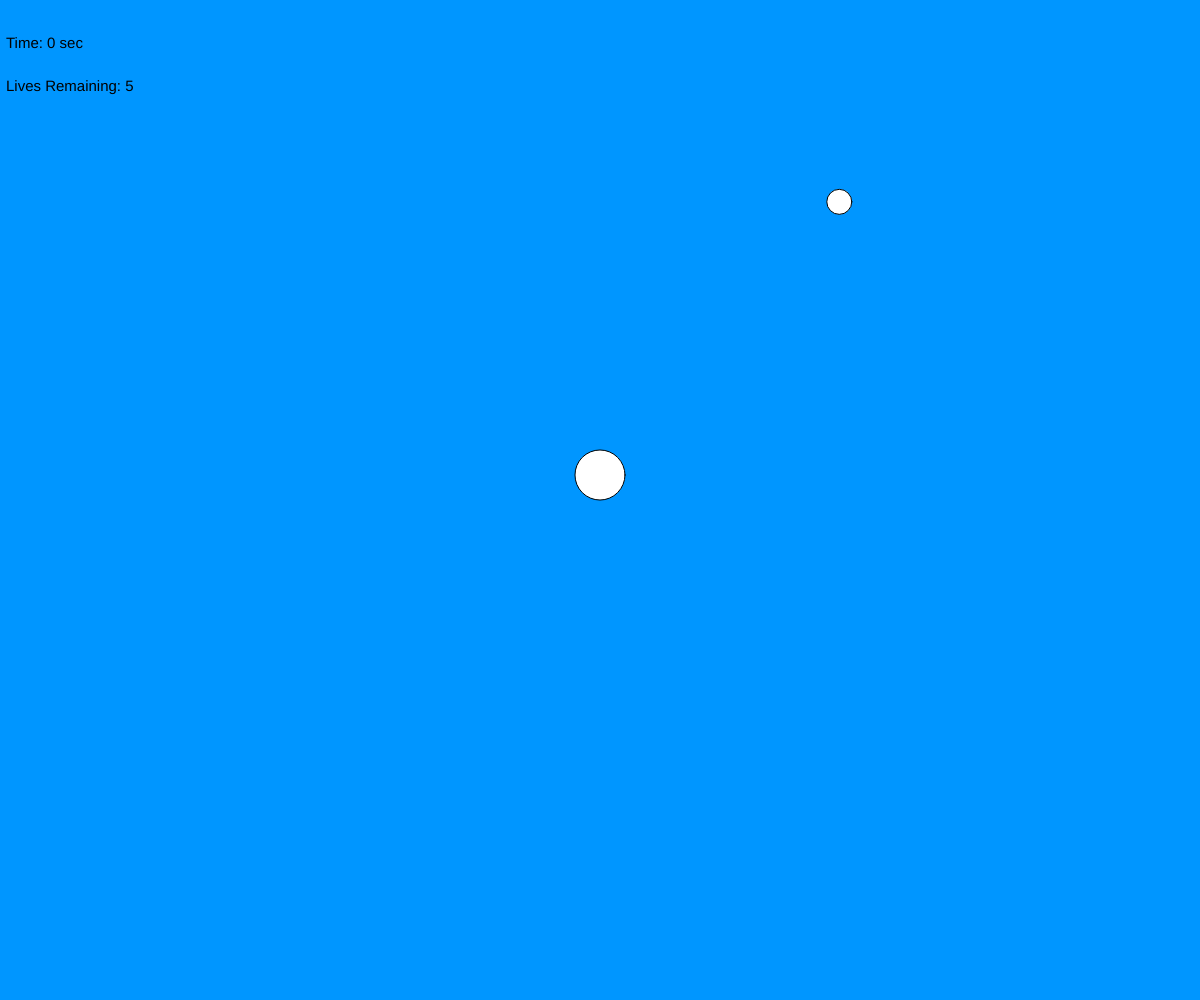
Frame 1 (no input)
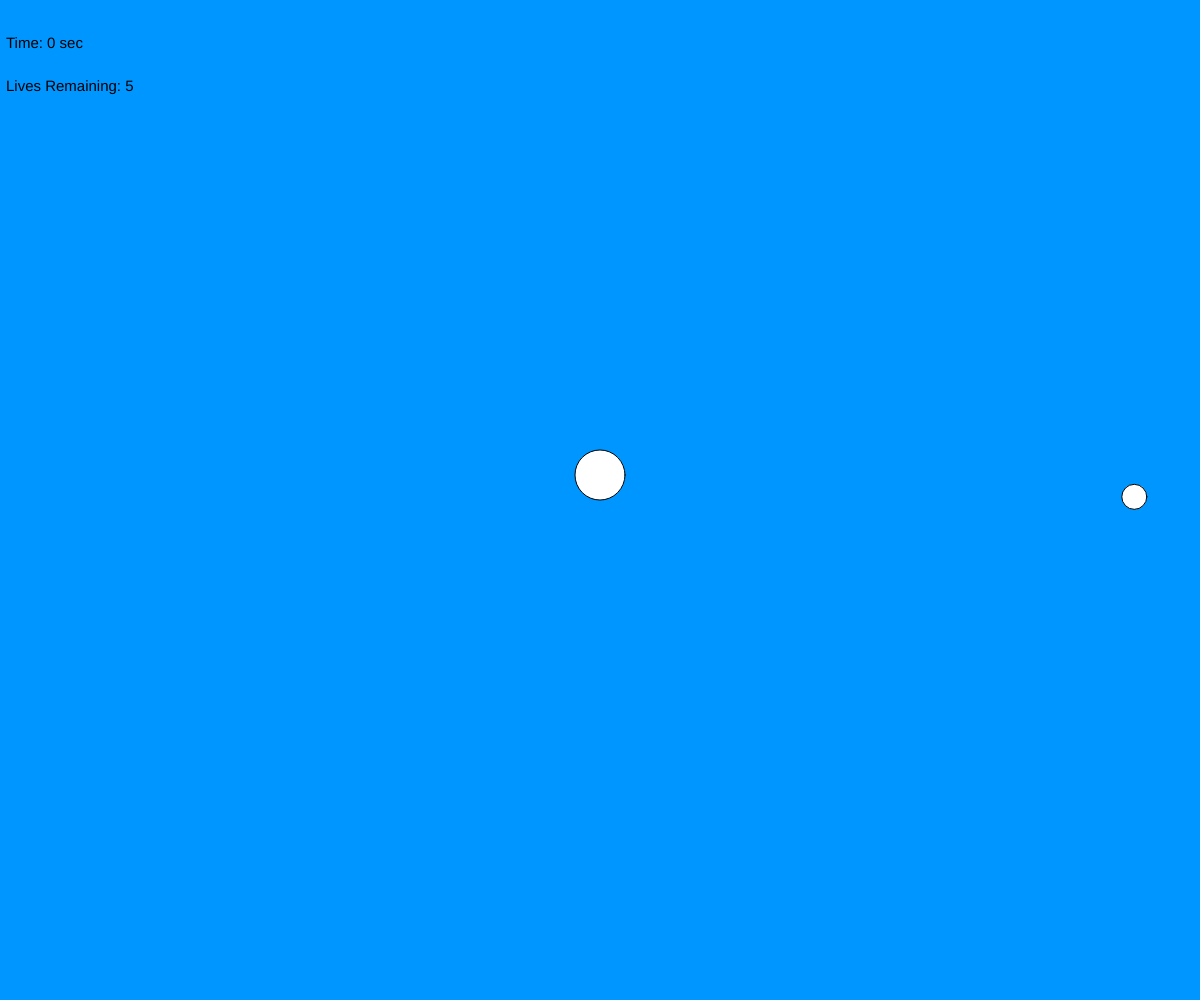
Frame 60 (no input)
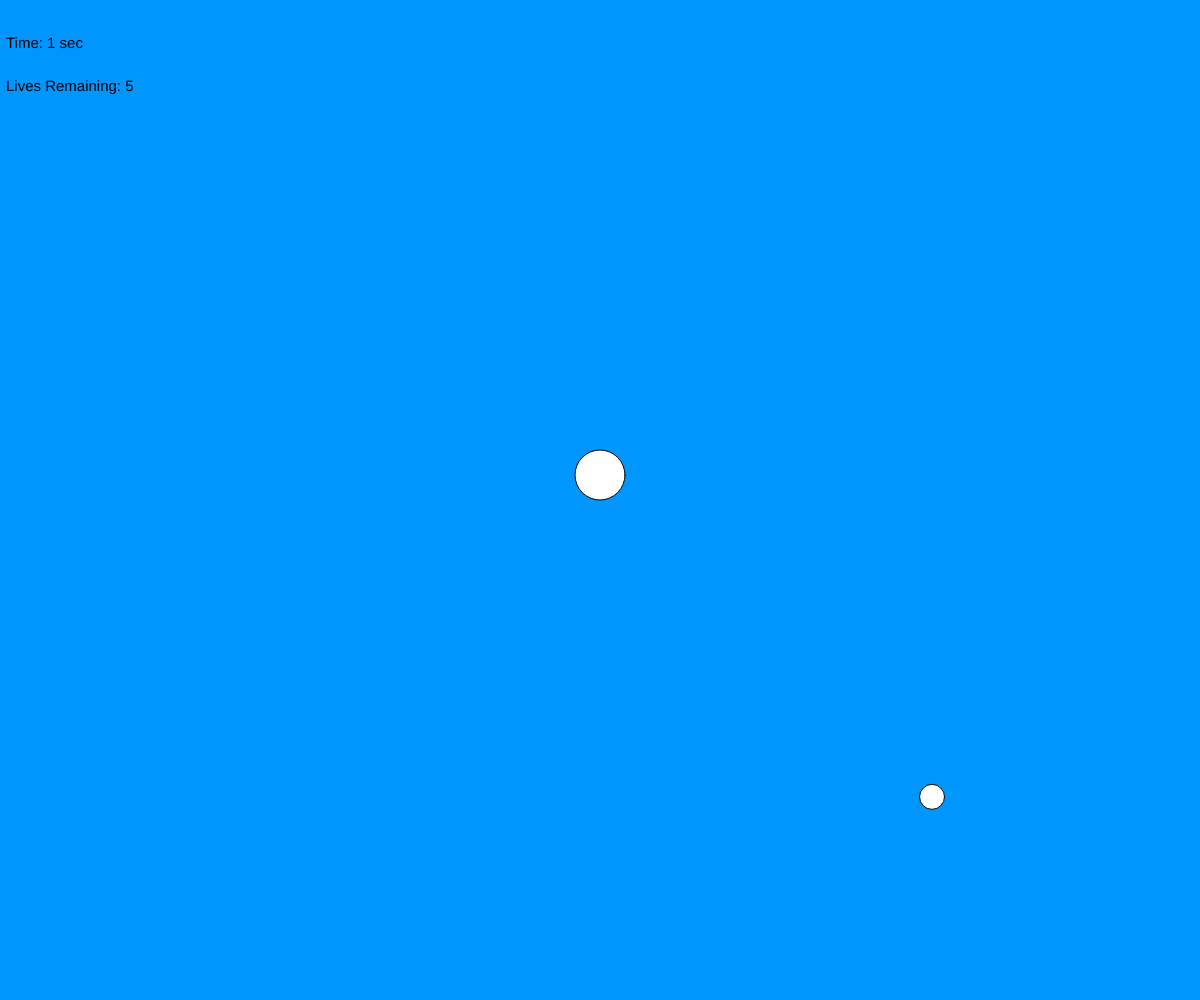
Frame 120 (the mouse pressed at the canvas centre since frame 60)

The p5.js sketch that drew these frames (run headless with seeded random() and noise() and a simulated clock; from frame 60 on, the mouse is pressed at the canvas centre):

// p5.js sketch
// ── sketch.js
// Arrays Project
// Aaraiz Afridi

// Extra for Experts:
// - describe what you did to take this project "above and beyond"

let theBall = [];
let player;
const ENEMY_DIAMETER = 25;
let enemyCount = 0;
let enemySpawnDelay = 5000;
let lastEnemySpawn = 0;
let score1 = 0;
let starttime;
let state;
let lives = 5;

function setup() {
  createCanvas(windowWidth, windowHeight);
  maincharactercharacteristics();
  enemycharacteristics();
  starttime = millis();
  state = "Game is on"
}

function draw() {
  if (state === "Game is on") {
    background(0, 150, 255);
    displaytime();
    displaylives();
    displaymaincharacter();
    maincharactermovement();
    displayenemy();
    moveenemy();
    enemybouncesoffwallandotherthings();
    enemiesspawnrandomly();
    checkifitcollides();
    timerscorestuff();
  }
  else if (state === "Game Over") {
    fill("black");
    textSize(42);
    textAlign(CENTER, CENTER);
    text("You Lost All Your Lives! Your Time Was " + score1, width/2, height/2);
  }
}

function maincharactercharacteristics() {
  player = {
    x: width/2,
    y: height/2,
    diameter: 50,
    dx: 5,
    dy: 5,
  };
}

function displaymaincharacter() {
  circle(player.x, player.y  - player.diameter/2, player.diameter);
}

function maincharactermovement() {
  if (keyIsDown(87)) { //w
    player.y -= player.dy;
  }
  if (keyIsDown(83)) { //s
    player.y += player.dy;
  }
  if (keyIsDown(68)) { //d
    player.x += player.dx;
  }
  if (keyIsDown(65)) { //a
    player.x -= player.dx;
  }

  // border control
  if (player.x < 0) {
    player.x = width;
  }
  else if (player.x > width) {
    player.x = 0;
  }
  if (player.y < 0) {
    player.y = height;
  }
  else if (player.y > height) {
    player.y = 0;
  }
}

function enemycharacteristics() {
  if (enemyCount < 15) {
    let enemy = {
      x2: random(width - ENEMY_DIAMETER),
      y2: random(height - ENEMY_DIAMETER),
      diameter2: ENEMY_DIAMETER,
      dx2: 5,
      dy2: 5,
      speedofenemy: 0,
      maxenemyspeed: 25,
    };
    theBall.push(enemy);
    enemyCount = enemyCount + 1;
  }
}

function displayenemy() {
  for (let enemy of theBall) {
    circle(enemy.x2, enemy.y2, enemy.diameter2);
  }
}

function moveenemy() {
  for (let enemy of theBall) {
    enemy.x2 += enemy.dx2;
    enemy.y2 += enemy.dy2;
  }
}

function enemybouncesoffwallandotherthings() {
  for (let enemy of theBall) {
    if (enemy.x2 + enemy.diameter2/2 >= width || enemy.x2 - enemy.diameter2/2 <= 0) {
      enemy.speedofenemy = enemy.speedofenemy + 1;
      if (enemy.speedofenemy < enemy.maxenemyspeed) {
        enemy.dx2 = enemy.dx2 * -1.05;
      }
      else {
        enemy.dx2 = enemy.dx2 * -1;
      }
    }
    if (enemy.y2 + enemy.diameter2/2 >= height || enemy.y2 - enemy.diameter2/2 <= 0) {
      enemy.speedofenemy = enemy.speedofenemy + 1;
      if (enemy.speedofenemy < enemy.maxenemyspeed) {
        enemy.dy2 = enemy.dy2 * -1.05;
      }
      else {
        enemy.dy2 = enemy.dy2 * -1;
      }
    }
  }
}

function checkifitcollides() {
  for (let enemy of theBall) {
    if (enemy.diameter && player.diameter) {
      let collision = dist(player.x, player.y, player.diameter/2, enemy.x2, enemy.y2, enemy.diameter/2) < (player.diameter + enemy.diameter2) / 2;

      if (collision) {
        lives = lives - 1;
        if (lives === 0) {
          state = "Game Over";
        }
        break;
      }
    }
  }
}

function displaytime() {
  textSize(15);
  text("Time: " + score1 + " sec", width - width/1.005, height - height/1.05) 
}

function enemiesspawnrandomly() {
  if (millis() - lastEnemySpawn >= enemySpawnDelay) {
    enemycharacteristics();
    lastEnemySpawn = millis();
  }
}

function timerscorestuff() {
  if (millis() - starttime >= 1000) {
    score1 = score1 + 1;
    starttime = millis();
  }
}

function displaylives() {
  textSize(15);
  text("Lives Remaining: " + lives, width - width/1.005, height - height/1.10)
}

//CHECK
